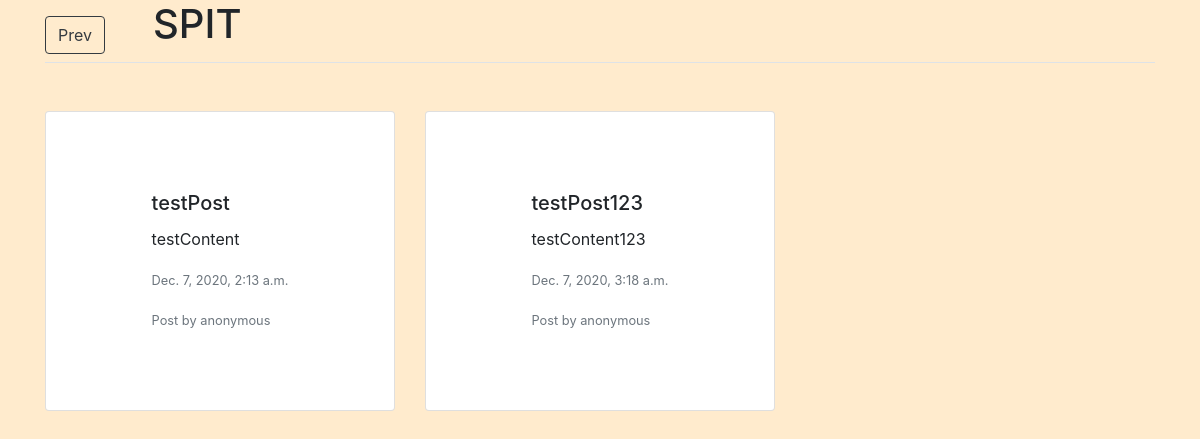
Page /community/SPIT on the committed database.
### postandcomment/models.py (models this page shows, shortened)
class Community(models.Model):
    name = models.CharField(max_length=200, default='SomeName')
    description = models.CharField(max_length=400, blank=True)
    user = models.ManyToManyField(User)

class Post(models.Model):
    content = models.TextField(default="testContent")
    title = models.TextField(default="testPost")
    date_posted = models.DateTimeField(default=timezone.now)
    author = models.ForeignKey(User, on_delete=models.CASCADE)
    image = models.ImageField(default='default.jpg', upload_to='post_pics', blank = True)
    upvote = models.PositiveIntegerField(default=0)
    downvote = models.PositiveIntegerField(default=0)
    category = models.CharField(default='global', max_length=200)
    link = models.URLField(blank = True)
    community = models.ForeignKey(Community, on_delete=models.CASCADE, null=True)

### postandcomment/views.py (the view)
# urls.py: path('community/<slug:community_name>', views.communityView, name="community"),
def communityView(request, community_name):
  currentCommunity = Community.objects.get(name=community_name)
  posts = Post.objects.filter(community = currentCommunity)
  context = {
    'community':currentCommunity,
    'posts':posts,
  }
  return render(request, 'post_list.html', context)

### postandcomment/templates/post_list.html (shortened to what this page needs)
<!doctype html>
<html lang="en">
  <head>
    <link rel="stylesheet" href="https://stackpath.bootstrapcdn.com/bootstrap/4.3.1/css/bootstrap.min.css">
  </head>
  <body>
    <section style="display: flex; justify-content: center; align-items: center;">
        <div class="container">
            <h1 align='center' style="display: inline-block;"><a href="{% url 'postandcomment_app:com' %}"><button class="btn btn-outline-dark mr-5 mt-3" style="float: left;">Prev</button></a>{{community.name}}</h1>
            <br>
            <legend class="border-bottom mb-4"></legend>
            <br>
            <div class="row">
              {% for postDetails in posts %}
              <div class="col-md-4">
                {% if request.user.is_authenticated %}
                  <a href="{% url 'postandcomment_app:post' postDetails.id %}" style="text-decoration: none;">
                      <div class="card mb-3 align-items-center" style="max-width: 1000px; height: 300px; display: flex; justify-content: center; align-items: center;">
                          <div class="row no-gutters">
                          <div class="col">
                              <div class="card-body">
                              <h5 class="card-title">{{postDetails.title}}</h5>
                              <p class="card-text"> <span><i class="fas fa-thumbs-up"></i></span> {{ postDetails.content }}</p>
                              <p class="card-text"><small class="text-muted">{{postDetails.date_posted}}</small></p>
                              <p class="card-text"><small class="text-muted">Post by {{postDetails.author}}</small></p>
                              </div>
                          </div>
                          </div>
                      </div>
                  </a>
                {% else %}
                  <div class="card mb-3 align-items-center" style="max-width: 1000px; height: 300px; display: flex; justify-content: center; align-items: center;">
                    <div class="row no-gutters">
                    <div class="col">
                        <div class="card-body">
                        <h5 class="card-title">{{postDetails.title}}</h5>
                        <p class="card-text"> <span></span> {{ postDetails.content }}</p>
                        <p class="card-text"><small class="text-muted">{{postDetails.date_posted}}</small></p>
                        <p class="card-text"><small class="text-muted">Post by {{postDetails.author}}</small></p>
                        </div>
                    </div>
                    </div>
                </div>
                {% endif %}
              </div>
              {% endfor %}
            </div>
        </div>
    </section>
  </body>
</html>

### postandcomment/templates/post_list.html (style rules this page uses)
body { background-color: blanchedalmond; }
.card { transition: all 0.2s ease-in-out; -webkit-transform: all 0.2s ease-in-out; }

### rows in the picture
Community: name "SPIT"
Post: title "testPost", content "testContent", date_posted "Dec. 7, 2020, 2:13 a.m.", author "anonymous"
Post: title "testPost123", content "testContent123", date_posted "Dec. 7, 2020, 3:18 a.m.", author "anonymous"
